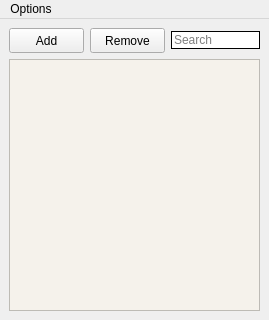
<?xml version="1.0" encoding="UTF-8"?>
<ui version="4.0">
 <class>MainWindow</class>
 <widget class="QMainWindow" name="MainWindow">
  <property name="geometry">
   <rect>
    <x>0</x>
    <y>0</y>
    <width>269</width>
    <height>320</height>
   </rect>
  </property>
  <property name="minimumSize">
   <size>
    <width>0</width>
    <height>0</height>
   </size>
  </property>
  <property name="windowTitle">
   <string>Remember Words</string>
  </property>
  <property name="styleSheet">
   <string notr="true">MainWindow{
background:
}

QLineEdit{
border: 1px solid rgb(0,0,0);
}</string>
  </property>
  <property name="tabShape">
   <enum>QTabWidget::Rounded</enum>
  </property>
  <widget class="QWidget" name="centralwidget">
   <property name="styleSheet">
    <string notr="true"/>
   </property>
   <layout class="QVBoxLayout" name="verticalLayout">
    <item>
     <layout class="QHBoxLayout" name="horizontalLayout">
      <property name="sizeConstraint">
       <enum>QLayout::SetMaximumSize</enum>
      </property>
      <item>
       <widget class="QPushButton" name="add_word_button">
        <property name="minimumSize">
         <size>
          <width>75</width>
          <height>25</height>
         </size>
        </property>
        <property name="styleSheet">
         <string notr="true"/>
        </property>
        <property name="text">
         <string>Add</string>
        </property>
       </widget>
      </item>
      <item>
       <widget class="QPushButton" name="remove_word_button">
        <property name="minimumSize">
         <size>
          <width>75</width>
          <height>25</height>
         </size>
        </property>
        <property name="text">
         <string>Remove</string>
        </property>
       </widget>
      </item>
      <item>
       <widget class="QLineEdit" name="search_bar">
        <property name="text">
         <string/>
        </property>
        <property name="frame">
         <bool>false</bool>
        </property>
        <property name="echoMode">
         <enum>QLineEdit::Normal</enum>
        </property>
        <property name="placeholderText">
         <string>Search</string>
        </property>
       </widget>
      </item>
     </layout>
    </item>
    <item>
     <widget class="QListWidget" name="word_bank">
      <property name="sizePolicy">
       <sizepolicy hsizetype="Preferred" vsizetype="Expanding">
        <horstretch>0</horstretch>
        <verstretch>0</verstretch>
       </sizepolicy>
      </property>
      <property name="font">
       <font>
        <family>Cascadia Mono Light</family>
        <pointsize>9</pointsize>
       </font>
      </property>
      <property name="styleSheet">
       <string notr="true">QListView{
background:rgb(245, 242, 235)
}

</string>
      </property>
      <property name="verticalScrollMode">
       <enum>QAbstractItemView::ScrollPerItem</enum>
      </property>
      <property name="resizeMode">
       <enum>QListView::Adjust</enum>
      </property>
     </widget>
    </item>
   </layout>
  </widget>
  <widget class="QMenuBar" name="menuBar">
   <property name="geometry">
    <rect>
     <x>0</x>
     <y>0</y>
     <width>269</width>
     <height>26</height>
    </rect>
   </property>
   <widget class="QMenu" name="menuOptions">
    <property name="title">
     <string>Options</string>
    </property>
    <addaction name="actionSettings"/>
    <addaction name="actionDownload_Database"/>
    <addaction name="actionUpload_Database"/>
   </widget>
   <addaction name="menuOptions"/>
  </widget>
  <action name="actionSettings">
   <property name="text">
    <string>Settings</string>
   </property>
  </action>
  <action name="actionDownload_Database">
   <property name="text">
    <string>Download Database</string>
   </property>
  </action>
  <action name="actionUpload_Database">
   <property name="text">
    <string>Upload Database</string>
   </property>
  </action>
 </widget>
 <resources/>
 <connections/>
</ui>
